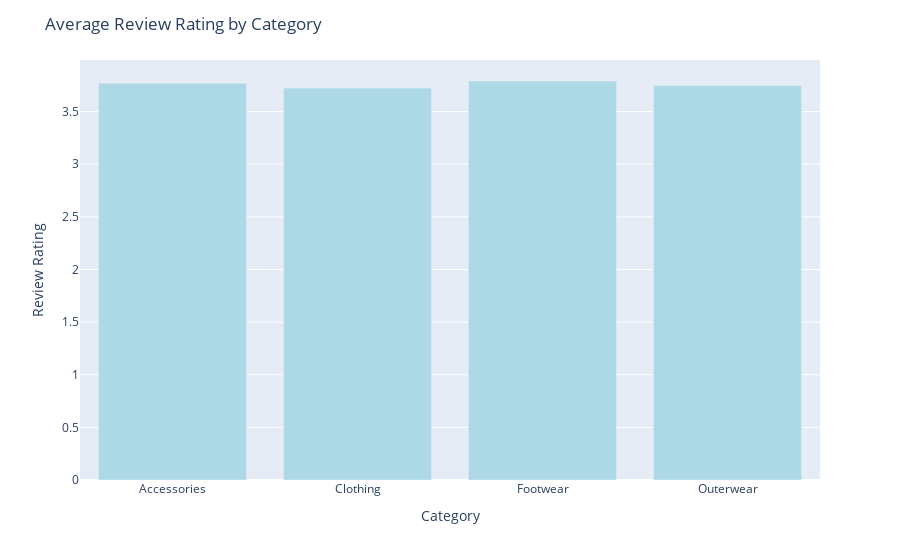

Notebook code cell kept with this figure:
### Code cell
fig = px.bar(shop_groupby, x='Category', y='Review Rating', color_discrete_sequence=['#ADD8E6'])
fig.update_layout(title='Average Review Rating by Category')
fig.show()

### Figure 1 — Plotly figure (JSON) as saved in the notebook; plotly's stock layout.template omitted (floating-point values rounded to 4 significant figures)
{"data": [{"alignmentgroup": "True", "hovertemplate": "Category=%{x}<br>Review Rating=%{y}<extra></extra>", "legendgroup": "", "marker": {"color": "#ADD8E6", "pattern": {"shape": ""}}, "name": "", "offsetgroup": "", "orientation": "v", "showlegend": false, "textposition": "auto", "type": "bar", "x": ["Accessories", "Clothing", "Footwear", "Outerwear"], "xaxis": "x", "y": [3.769, 3.723, 3.791, 3.747], "yaxis": "y"}], "layout": {"barmode": "relative", "legend": {"tracegroupgap": 0}, "margin": {"t": 60}, "title": {"text": "Average Review Rating by Category"}, "xaxis": {"anchor": "y", "domain": [0, 1], "title": {"text": "Category"}}, "yaxis": {"anchor": "x", "domain": [0, 1], "title": {"text": "Review Rating"}}}}
